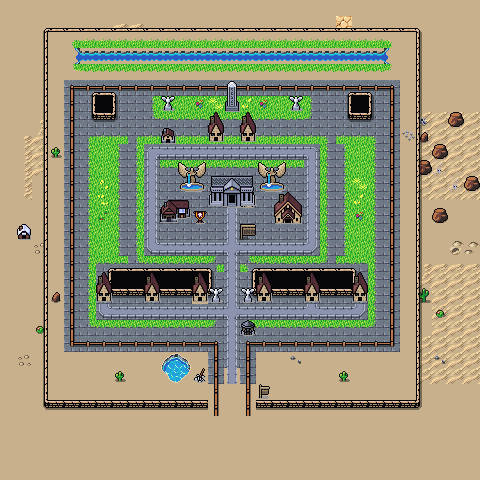

Rendered tile map (Tiled .tmx) drawn with the repository's tilesets; below, a short description and the map source with its tile grids summarised:
An orthogonal 30x30 tile map with 16x16 px tiles, 4 tile layers (Background, Ground, Walls, Overlay), 2 tilesets and 14 objects.

<map version="1.8" tiledversion="1.8.6" orientation="orthogonal" renderorder="right-down" width="30" height="30" tilewidth="16" tileheight="16" infinite="0" nextlayerid="6" nextobjectid="58">
 <editorsettings>
  <export target="wastetown..tmx" format="tmx" />
 </editorsettings>
 <tileset firstgid="1" source="../tileset/main.tsx" />
 <tileset firstgid="6321" source="../tileset/buildings.tsx" />
 <layer id="1" name="Background" width="30" height="30">
  <data>[900 cells, 900 non-empty, 10 distinct tile ids]</data>
 </layer>
 <layer id="2" name="Ground" width="30" height="30">
  <data>[900 cells, 342 non-empty, 45 distinct tile ids]</data>
 </layer>
 <layer id="3" name="Walls" width="30" height="30">
  <properties>
   <property name="spriteLayer" type="bool" value="true" />
  </properties>
  <data>[900 cells, 111 non-empty, 22 distinct tile ids]</data>
 </layer>
 <layer id="5" name="Overlay" width="30" height="30">
  <data>[900 cells, 144 non-empty, 30 distinct tile ids]</data>
 </layer>
 <objectgroup id="4" name="Objects">
  <object id="38" template="../obj/entry_up.tx" x="219" y="383" width="28" height="16" />
  <object id="41" template="../obj/shop.tx" x="97" y="305">
   <properties>
    <property name="shopList" value="Human,Boros,Orzhov,Selesnya,Selesnya,Azorius,White,Creature,Instant,Angel" />
   </properties>
  </object>
  <object id="56" template="../obj/shop.tx" x="208" y="144">
   <properties>
    <property name="shopList" value="Human,Boros,Orzhov,Selesnya,Selesnya,Azorius,White,Creature,Instant,Angel" />
   </properties>
  </object>
  <object id="57" template="../obj/shop.tx" x="240" y="144">
   <properties>
    <property name="shopList" value="Human,Boros,Orzhov,Selesnya,Selesnya,Azorius,White,Creature,Instant,Angel" />
   </properties>
  </object>
  <object id="43" template="../obj/shop.tx" x="352" y="306">
   <properties>
    <property name="shopList" value="Human,Boros,Orzhov,Selesnya,Selesnya,Azorius,White,Creature,Instant,Angel" />
   </properties>
  </object>
  <object id="47" template="../obj/inn.tx" x="224" y="211" />
  <object id="48" template="../obj/shop.tx" x="290" y="225">
   <properties>
    <property name="shopList" value="Plains" />
    <property name="signXOffset" type="float" value="-32" />
    <property name="signYOffset" type="float" value="0" />
   </properties>
  </object>
  <object id="49" template="../obj/shop.tx" x="304" y="306">
   <properties>
    <property name="shopList" value="Human,Boros,Orzhov,Selesnya,Selesnya,Azorius,White,Creature,Instant,Angel" />
   </properties>
  </object>
  <object id="50" template="../obj/shop.tx" x="256" y="306">
   <properties>
    <property name="shopList" value="Human,Boros,Orzhov,Selesnya,Selesnya,Azorius,White,Creature,Instant,Angel" />
   </properties>
  </object>
  <object id="51" template="../obj/shop.tx" x="192" y="306">
   <properties>
    <property name="shopList" value="Human,Boros,Orzhov,Selesnya,Selesnya,Azorius,White,Creature,Instant,Angel" />
   </properties>
  </object>
  <object id="52" template="../obj/shop.tx" x="144" y="306">
   <properties>
    <property name="shopList" value="Human,Boros,Orzhov,Selesnya,Selesnya,Azorius,White,Creature,Instant,Angel" />
   </properties>
  </object>
  <object id="53" template="../obj/spellsmith.tx" x="157" y="225" />
  <object id="54" template="../obj/enemy.tx" x="16" y="240">
   <properties>
    <property name="dialog">[{
  "text":"I am a big gate. Greetings.",
  "options":[ { "name":"Okay..." } ],
  "action": [ { "setMapFlag": {"key": "gate", "val": 1} } ]
}]</property>
    <property name="enemy" value="Apprentice White Wizard" />
   </properties>
  </object>
  <object id="55" template="../obj/shop.tx" x="160" y="151">
   <properties>
    <property name="shopList" value="Plains" />
    <property name="signYOffset" type="float" value="0" />
   </properties>
  </object>
 </objectgroup>
</map>
